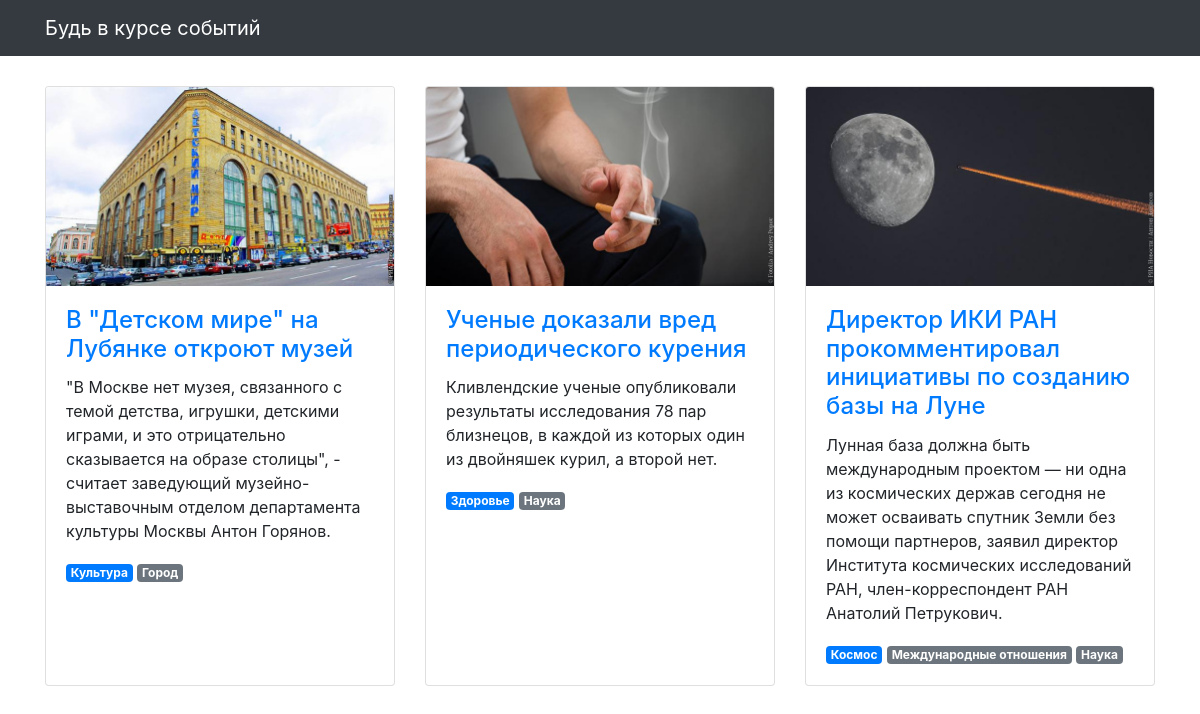
The page / on the database its author committed.
### articles/models.py (models this page shows, shortened)
class Article(models.Model):
    title = models.CharField(max_length=256, verbose_name='Название')
    text = models.TextField(verbose_name='Текст')
    published_at = models.DateTimeField(verbose_name='Дата публикации')
    image = models.ImageField(null=True, blank=True, verbose_name='Изображение', )
    themes = models.ManyToManyField(
        Theme,
        through='ArticleTheme',
        through_fields=('article', 'theme'),
    )
    class Meta:
        verbose_name = 'Статья'
        verbose_name_plural = 'Статьи'

class ArticleTheme(models.Model):
    article = models.ForeignKey(Article, on_delete=models.CASCADE)
    theme = models.ForeignKey(Theme, on_delete=models.CASCADE)
    is_main = models.BooleanField(verbose_name='Основная тема', default=False)

class Theme(models.Model):
    title = models.CharField(max_length=256, verbose_name='Тема')
    def __str__(self):
        return self.title

### articles/views.py (the view)
# urls.py: path('', articles_list, name='articles'),
def articles_list(request):
    template = 'articles/news.html'
    articles = Article.objects.all().prefetch_related('articletheme_set').order_by('-published_at')
    context = {'object_list': articles}
    ordering = '-published_at'
    return render(request, template, context)

### templates/articles/news.html (shortened to what this page needs)
{% extends "articles/base.html" %}
{% load static %}
{% block content %}
<div class="row">
  {% for article in object_list %}
  <div class="col-lg-4 col-sm-6 portfolio-item">
    <div class="card h-100">
      <a href="#"><img class="card-img-top" src="{% get_media_prefix %}{{ article.image }}" alt=""></a>
      <div class="card-body">
        <h4 class="card-title">
          <a href="#">{{ article.title }}</a>
        </h4>
        <p class="card-text">{{ article.text }}</p>
        {% for theme in article.articletheme_set.all %}
            <span class="badge {% if theme.is_main %}badge-primary{% else %}badge-secondary{% endif %}">{{ theme.theme }}</span>
        {% endfor %}
      </div>
    </div>
  </div>
  {% endfor %}
</div>
{% endblock %}

### templates/articles/base.html (shortened to what this page needs)
<!DOCTYPE html>
{% load static %}
<html>
  <head>
    <link href="{% static  "css/bootstrap.min.css"  %}" rel="stylesheet">
    <link href="{% static  "css/3-col-portfolio.css" %}" rel="stylesheet">
  </head>
  <body>
    <nav class="navbar navbar-expand-lg navbar-dark bg-dark fixed-top">
      <div class="container">
        <a class="navbar-brand" href="#">Будь в курсе событий</a>
      </div>
    </nav>
    <div class="container">{% block content %}{% endblock %}</div>
  </body>
</html>

### static/css/3-col-portfolio.css (style rules this page uses)
body { padding-top: 84px; padding-bottom: 84px; }
@media (min-width: 992px) { body { padding-top: 86px; padding-bottom: 86px; } }

### rows shown on the page
Article: image (picture), title "В \"Детском мире\" на Лубянке откроют музей", text "\"В Москве нет музея, связанного с темой детства, игрушки, детскими играми, и это отрицательно сказывается на образе столицы\", - считает заведующий музейно-выставочным отделом департамента культуры Москвы Антон Горянов."
ArticleTheme: theme "Культура"
ArticleTheme: theme "Город"
Article: image (picture), title "Ученые доказали вред периодического курения", text "Кливлендские ученые опубликовали результаты исследования 78 пар близнецов, в каждой из которых один из двойняшек курил, а второй нет."
ArticleTheme: theme "Здоровье"
ArticleTheme: theme "Наука"
Article: image (picture), title "Директор ИКИ РАН прокомментировал инициативы по созданию базы на Луне", text "Лунная база должна быть международным проектом — ни одна из космических держав сегодня не может осваивать спутник Земли без помощи партнеров, заявил директор Института космических исследований РАН, член-корреспондент РАН Анатолий Петрукович."
ArticleTheme: theme "Космос"
ArticleTheme: theme "Международные отношения"
ArticleTheme: theme "Наука"
